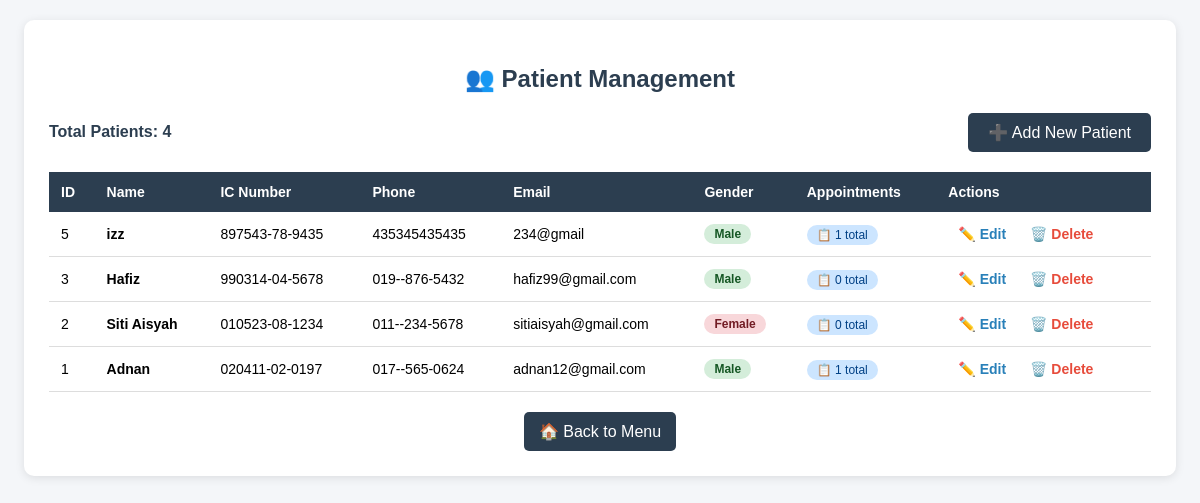
The app's page /patient/view_patients.php with its own data.
### tables this page shows
CREATE TABLE `patient` (
  `patient_id` int NOT NULL,
  `name` varchar(100) NOT NULL,
  `ic_number` varchar(20) NOT NULL,
  `phone` varchar(20) DEFAULT NULL,
  `email` varchar(100) DEFAULT NULL,
  `gender` enum('Male','Female','Other') DEFAULT NULL,
  `address` text,
  `created_at` timestamp NULL DEFAULT CURRENT_TIMESTAMP
);

### patient/view_patients.php (the view, shortened to what this page needs)
<?php
include '../config/database.php';
$total_patients = mysqli_fetch_assoc(mysqli_query($conn, "SELECT COUNT(*) as total FROM patient"))['total'];
$result = mysqli_query($conn, "
    SELECT p.*,
           (SELECT COUNT(*) FROM appointment a WHERE a.patient_id = p.patient_id) as appointment_count,
           (SELECT COUNT(*) FROM appointment a WHERE a.patient_id = p.patient_id AND DATE(a.appointment_datetime) = CURDATE()) as today_appointments
    FROM patient p
    ORDER BY p.patient_id DESC
");
?>
<!DOCTYPE html>
<html>
<head>
</head>
<body>
<div class="container">
    <h2>👥 Patient Management</h2>
    <div class="header-actions">
        <span class="total-items"><strong>Total Patients:</strong> <?php echo $total_patients; ?></span>
        <a href="add_patient.php" class="button">➕ Add New Patient</a>
    </div>
    <table>
        <thead><tr><th>ID</th><th>Name</th><th>IC Number</th><th>Phone</th><th>Email</th><th>Gender</th><th>Appointments</th><th>Actions</th></tr></thead>
        <tbody>
            <?php if (mysqli_num_rows($result) > 0) { ?>
                <?php while ($row = mysqli_fetch_assoc($result)) {
                    $phone = $row['phone'];
                    if (strlen($phone) == 10) {
                        $phone = substr($phone, 0, 3) . '-' . substr($phone, 3, 3) . '-' . substr($phone, 6);
                    } elseif (strlen($phone) == 11) {
                        $phone = substr($phone, 0, 4) . '-' . substr($phone, 4, 3) . '-' . substr($phone, 7);
                    }
                    $ic = $row['ic_number'];
                    if (strlen($ic) == 12) {
                        $ic = substr($ic, 0, 6) . '-' . substr($ic, 6, 2) . '-' . substr($ic, 8, 4);
                    }
                ?>
                    <tr>
                        <td><?php echo $row['patient_id']; ?></td>
                        <td><strong><?php echo htmlspecialchars($row['name']); ?></strong></td>
                        <td><?php echo $ic; ?></td>
                        <td><?php echo $phone; ?></td>
                        <td><?php echo htmlspecialchars($row['email'] ?? '-'); ?></td>
                        <td><span class="badge badge-<?php echo $row['gender']; ?>"><?php echo $row['gender']; ?></span></td>
                        <td><span class="badge-appointments">📋 <?php echo $row['appointment_count']; ?> total</span></td>
                        <td>
                            <a class="edit" href="edit_patient.php?id=<?php echo $row['patient_id']; ?>">✏️ Edit</a>
                            <a class="delete" onclick="return confirm('Are you sure you want to delete this patient?');" href="delete_patient.php?id=<?php echo $row['patient_id']; ?>">🗑️ Delete</a>
                        </td>
                    </tr>
                <?php } ?>
            <?php } else { ?>
                <tr><td colspan="8" class="no-data">No patients found. <a href="add_patient.php">Add your first patient</a></td></tr>
            <?php } ?>
        </tbody>
    </table>
    <div style="text-align: center;"><a class="back" href="../index.php">🏠 Back to Menu</a></div>
</div>
</body>
</html>

### patient/view_patients.php (style rules this page uses)
body { font-family: Arial; background: #f4f6f9; margin: 0; padding: 20px; }
.container { width: 95%; max-width: 1200px; margin: 0 auto; background: white; padding: 25px; border-radius: 10px; box-shadow: 0 2px 10px rgba(0,0,0,0.1); }
h2 { text-align: center; color: #2c3e50; margin-bottom: 20px; }
.header-actions { display: flex; justify-content: space-between; align-items: center; margin-bottom: 20px; flex-wrap: wrap; gap: 10px; }
a.button { display: inline-block; padding: 10px 20px; background: #2c3e50; color: white; text-decoration: none; border-radius: 5px; }
table { width: 100%; border-collapse: collapse; }
th { background: #2c3e50; color: white; padding: 12px; text-align: left; font-size: 14px; }
td { padding: 12px; border-bottom: 1px solid #ddd; font-size: 14px; }
.edit { color: #2980b9; font-weight: bold; text-decoration: none; padding: 5px 10px; border-radius: 3px; }
.delete { color: #e74c3c; font-weight: bold; text-decoration: none; padding: 5px 10px; border-radius: 3px; }
.badge { display: inline-block; padding: 3px 10px; border-radius: 12px; font-size: 12px; font-weight: bold; }
.badge-Male { background: #d4edda; color: #155724; }
.badge-Female { background: #f8d7da; color: #721c24; }
.badge-appointments { background: #cce5ff; color: #004085; border-radius: 12px; padding: 3px 10px; font-size: 12px; }
.back { display: inline-block; margin-top: 20px; text-decoration: none; color: white; background: #2c3e50; padding: 10px 15px; border-radius: 5px; }
.total-items { color: #2c3e50; font-weight: bold; }

### records on screen
patient: patient_id "5", name "izz", ic_number "897543-78-9435", phone "435345435435", email "234@gmail", gender "Male", appointment_count "1"
patient: patient_id "3", name "Hafiz", ic_number "990314-04-5678", phone "019--876-5432", email "hafiz99@gmail.com", gender "Male", appointment_count "0"
patient: patient_id "2", name "Siti Aisyah", ic_number "010523-08-1234", phone "011--234-5678", email "sitiaisyah@gmail.com", gender "Female", appointment_count "0"
patient: patient_id "1", name "Adnan", ic_number "020411-02-0197", phone "017--565-0624", email "adnan12@gmail.com", gender "Male", appointment_count "1"

### other values on screen
$total_patients "4"
